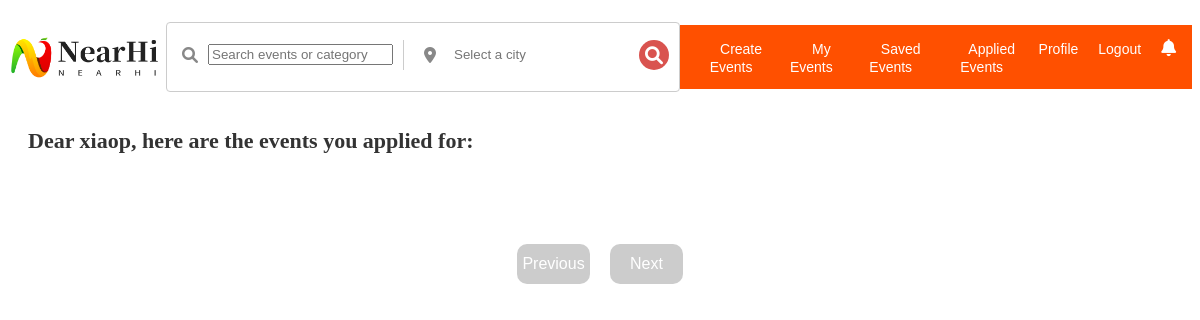
Page /upcoming/ (signed in) on the earlier database version.
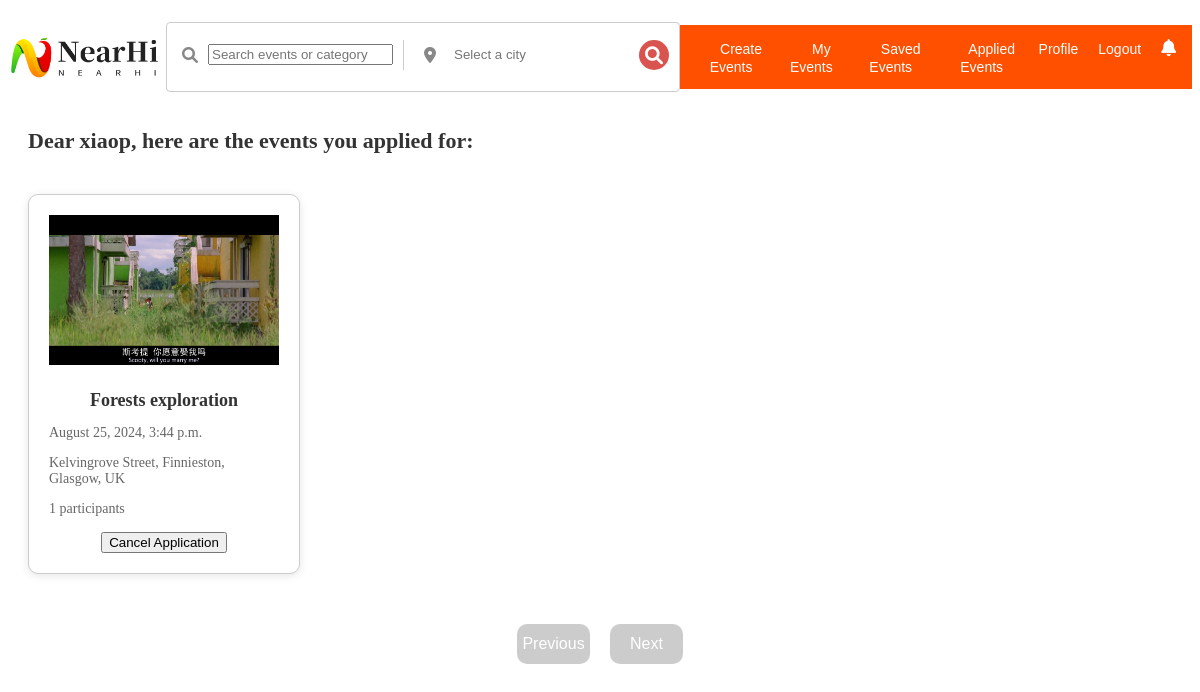
Same page on the later database version.
### myapp/models.py (models this page shows, shortened)
class Event(models.Model):
    CATEGORY_CHOICES = [
        ('game', 'Game'),
        ('performance', 'Performance'),
        ('nature', 'Nature'),
        ('pet', 'Pet'),
        ('gourmet', 'Gourmet'),
        ('reading', 'Reading'),
        ('music', 'Music'),
    ]
    category = models.CharField(max_length=20, choices=CATEGORY_CHOICES)
    title = models.CharField(max_length=100)
    description = models.TextField(max_length=800)
    event_time = models.DateTimeField()
    location = models.CharField(max_length=255)
    image = models.ImageField(upload_to='event_images')
    created_by = models.ForeignKey(settings.AUTH_USER_MODEL, on_delete=models.CASCADE)
    created_at = models.DateTimeField(auto_now_add=True)
    fee = models.DecimalField(max_digits=8, decimal_places=2, default=0.00)
    max_participants = models.PositiveIntegerField(default=1)
    current_participants = models.PositiveIntegerField(default=0, editable=False)
    def get_absolute_url(self):
        return reverse("event_detail", kwargs={"pk": self.pk})

### myapp/views.py (the view)
# urls.py: path('upcoming/', views.upcoming_events, name='upcoming_events'),
@login_required(login_url='login')
def upcoming_events(request):
    page_obj = paginate_events(request, request.user.upcoming_events.all().order_by('-created_at'))
    return render(request, 'myapp/upcoming_events.html', {'page_obj': page_obj})

### myapp/views.py (called while the page is built)
def paginate_events(request, events_list, per_page=8):
    paginator = Paginator(events_list, per_page)
    page_number = request.GET.get('page')
    try:
        page_obj = paginator.get_page(page_number)
    except PageNotAnInteger:
        page_obj = paginator.page(1)  # if page not integer，show page 1
    except EmptyPage:
        page_obj = paginator.page(paginator.num_pages)  # if page out of range, show the last page
    return page_obj

### myapp/templates/myapp/upcoming_events.html (shortened to what this page needs)
{% extends 'base_layout.html' %}
{% load static %}
{% block content %}
<p class="greeting-message">Dear {{ request.user.username }}, here are the events you applied for:</p>
{% block event_list %}
<div id="event-list-section" class="event-list">
    {% for event in page_obj %}
    <div class="event-card" id="event-card-{{ event.id }}">
        <a href="{{ event.get_absolute_url }}">
            <img src="{{ event.image.url }}" alt="{{ event.title }}">
            <h3>{{ event.title }}</h3>
            <div class="desc">
                <p>{{ event.event_time|date:"F j, Y, g:i a" }}</p>
                <p>{{ event.location }}</p>
                <p>{{ event.current_participants }} participants</p>
            </div>
        </a>
        <div class="event-actions">
            <button class="action-btn" data-action-type="cancel-application" data-event-id="{{ event.id }}">Cancel Application</button>
        </div>
    </div>
    {% endfor %}
</div>
{% endblock event_list %}
{% block pagination %}
{{ block.super }}
{% endblock pagination %}
{% endblock content %}

Differences in the rows shown:
now on this page (row edited): Event: image (picture), title "Forests exploration", event_time "August 25, 2024, 3:44 p.m.", location "Kelvingrove Street, Finnieston, Glasgow, UK", current_participants "1"
